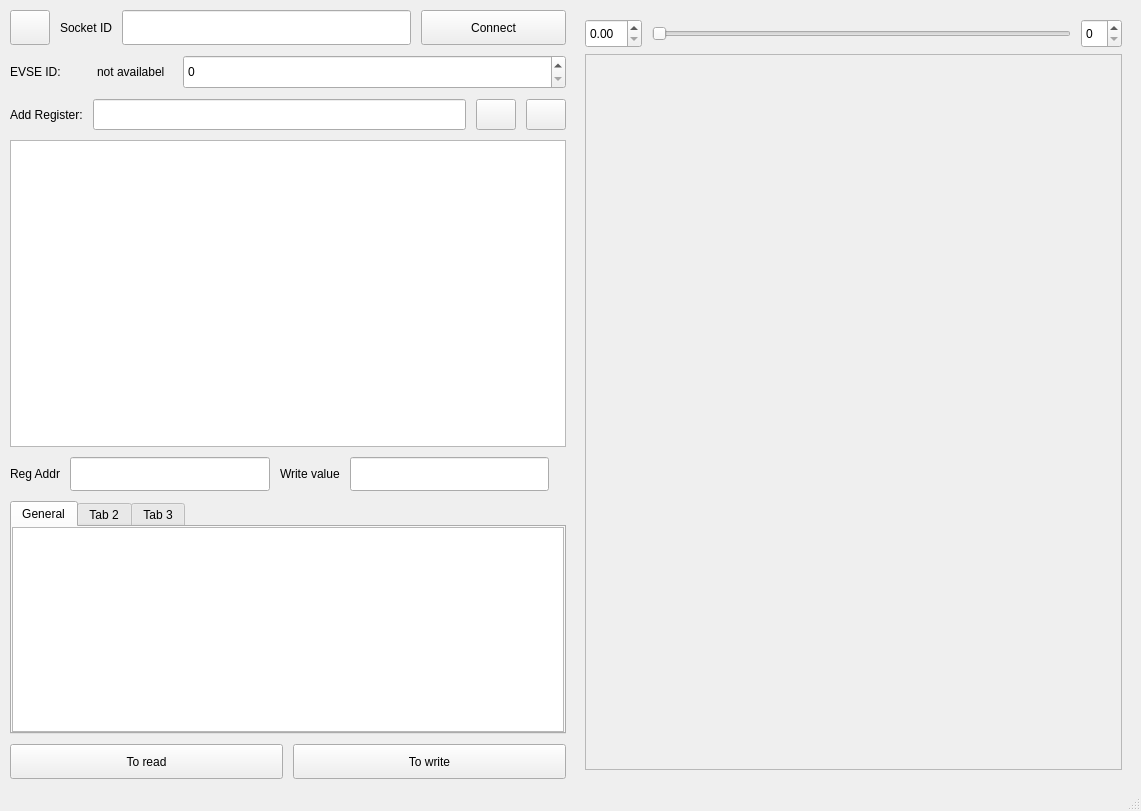
<?xml version="1.0" encoding="UTF-8"?>
<ui version="4.0">
 <class>MainWindow</class>
 <widget class="QMainWindow" name="MainWindow">
  <property name="geometry">
   <rect>
    <x>0</x>
    <y>0</y>
    <width>1141</width>
    <height>811</height>
   </rect>
  </property>
  <property name="windowTitle">
   <string>MainWindow</string>
  </property>
  <widget class="QWidget" name="centralwidget">
   <property name="sizePolicy">
    <sizepolicy hsizetype="Expanding" vsizetype="Expanding">
     <horstretch>0</horstretch>
     <verstretch>0</verstretch>
    </sizepolicy>
   </property>
   <layout class="QHBoxLayout" name="horizontalLayout_7">
    <property name="spacing">
     <number>10</number>
    </property>
    <property name="leftMargin">
     <number>10</number>
    </property>
    <property name="topMargin">
     <number>10</number>
    </property>
    <property name="rightMargin">
     <number>10</number>
    </property>
    <property name="bottomMargin">
     <number>10</number>
    </property>
    <item>
     <widget class="QWidget" name="widget_9" native="true">
      <property name="sizePolicy">
       <sizepolicy hsizetype="Expanding" vsizetype="Expanding">
        <horstretch>100</horstretch>
        <verstretch>0</verstretch>
       </sizepolicy>
      </property>
      <layout class="QVBoxLayout" name="verticalLayout_2">
       <property name="spacing">
        <number>10</number>
       </property>
       <property name="leftMargin">
        <number>0</number>
       </property>
       <property name="topMargin">
        <number>0</number>
       </property>
       <property name="rightMargin">
        <number>0</number>
       </property>
       <property name="bottomMargin">
        <number>0</number>
       </property>
       <item>
        <widget class="QWidget" name="widget_8" native="true">
         <property name="sizePolicy">
          <sizepolicy hsizetype="Expanding" vsizetype="Expanding">
           <horstretch>0</horstretch>
           <verstretch>10</verstretch>
          </sizepolicy>
         </property>
         <layout class="QHBoxLayout" name="horizontalLayout_5">
          <property name="spacing">
           <number>10</number>
          </property>
          <property name="leftMargin">
           <number>0</number>
          </property>
          <property name="topMargin">
           <number>0</number>
          </property>
          <property name="rightMargin">
           <number>0</number>
          </property>
          <property name="bottomMargin">
           <number>0</number>
          </property>
          <item>
           <widget class="QPushButton" name="pb_shutdown">
            <property name="sizePolicy">
             <sizepolicy hsizetype="Expanding" vsizetype="Expanding">
              <horstretch>0</horstretch>
              <verstretch>0</verstretch>
             </sizepolicy>
            </property>
            <property name="cursor">
             <cursorShape>PointingHandCursor</cursorShape>
            </property>
            <property name="text">
             <string/>
            </property>
           </widget>
          </item>
          <item>
           <widget class="QLabel" name="label_4">
            <property name="sizePolicy">
             <sizepolicy hsizetype="Expanding" vsizetype="Expanding">
              <horstretch>0</horstretch>
              <verstretch>0</verstretch>
             </sizepolicy>
            </property>
            <property name="text">
             <string>Socket ID</string>
            </property>
           </widget>
          </item>
          <item>
           <widget class="QLineEdit" name="le_socket_id">
            <property name="sizePolicy">
             <sizepolicy hsizetype="Expanding" vsizetype="Expanding">
              <horstretch>100</horstretch>
              <verstretch>0</verstretch>
             </sizepolicy>
            </property>
           </widget>
          </item>
          <item>
           <widget class="QPushButton" name="pb_connect">
            <property name="sizePolicy">
             <sizepolicy hsizetype="Expanding" vsizetype="Expanding">
              <horstretch>50</horstretch>
              <verstretch>0</verstretch>
             </sizepolicy>
            </property>
            <property name="cursor">
             <cursorShape>PointingHandCursor</cursorShape>
            </property>
            <property name="text">
             <string>Connect</string>
            </property>
           </widget>
          </item>
         </layout>
        </widget>
       </item>
       <item>
        <widget class="QWidget" name="widget" native="true">
         <property name="sizePolicy">
          <sizepolicy hsizetype="Expanding" vsizetype="Expanding">
           <horstretch>0</horstretch>
           <verstretch>10</verstretch>
          </sizepolicy>
         </property>
         <layout class="QHBoxLayout" name="horizontalLayout_3">
          <property name="spacing">
           <number>10</number>
          </property>
          <property name="leftMargin">
           <number>0</number>
          </property>
          <property name="topMargin">
           <number>0</number>
          </property>
          <property name="rightMargin">
           <number>0</number>
          </property>
          <property name="bottomMargin">
           <number>0</number>
          </property>
          <item>
           <widget class="QLabel" name="label">
            <property name="sizePolicy">
             <sizepolicy hsizetype="Expanding" vsizetype="Expanding">
              <horstretch>20</horstretch>
              <verstretch>0</verstretch>
             </sizepolicy>
            </property>
            <property name="text">
             <string>EVSE ID:</string>
            </property>
           </widget>
          </item>
          <item>
           <widget class="QLabel" name="lb_modbus_id_available">
            <property name="sizePolicy">
             <sizepolicy hsizetype="Expanding" vsizetype="Expanding">
              <horstretch>20</horstretch>
              <verstretch>0</verstretch>
             </sizepolicy>
            </property>
            <property name="text">
             <string>not availabel</string>
            </property>
           </widget>
          </item>
          <item>
           <widget class="QSpinBox" name="sp_modbus_id">
            <property name="sizePolicy">
             <sizepolicy hsizetype="Expanding" vsizetype="Expanding">
              <horstretch>100</horstretch>
              <verstretch>0</verstretch>
             </sizepolicy>
            </property>
           </widget>
          </item>
         </layout>
        </widget>
       </item>
       <item>
        <widget class="QWidget" name="widget_5" native="true">
         <property name="sizePolicy">
          <sizepolicy hsizetype="Expanding" vsizetype="Expanding">
           <horstretch>0</horstretch>
           <verstretch>100</verstretch>
          </sizepolicy>
         </property>
         <layout class="QVBoxLayout" name="verticalLayout_5">
          <property name="spacing">
           <number>10</number>
          </property>
          <property name="leftMargin">
           <number>0</number>
          </property>
          <property name="topMargin">
           <number>0</number>
          </property>
          <property name="rightMargin">
           <number>0</number>
          </property>
          <property name="bottomMargin">
           <number>0</number>
          </property>
          <item>
           <widget class="QWidget" name="widget_6" native="true">
            <property name="sizePolicy">
             <sizepolicy hsizetype="Expanding" vsizetype="Expanding">
              <horstretch>0</horstretch>
              <verstretch>10</verstretch>
             </sizepolicy>
            </property>
            <layout class="QHBoxLayout" name="horizontalLayout_4">
             <property name="spacing">
              <number>10</number>
             </property>
             <property name="leftMargin">
              <number>0</number>
             </property>
             <property name="topMargin">
              <number>0</number>
             </property>
             <property name="rightMargin">
              <number>0</number>
             </property>
             <property name="bottomMargin">
              <number>0</number>
             </property>
             <item>
              <widget class="QLabel" name="label_6">
               <property name="sizePolicy">
                <sizepolicy hsizetype="Expanding" vsizetype="Expanding">
                 <horstretch>0</horstretch>
                 <verstretch>0</verstretch>
                </sizepolicy>
               </property>
               <property name="text">
                <string>Add Register:</string>
               </property>
              </widget>
             </item>
             <item>
              <widget class="QLineEdit" name="le_add_register">
               <property name="sizePolicy">
                <sizepolicy hsizetype="Expanding" vsizetype="Expanding">
                 <horstretch>100</horstretch>
                 <verstretch>0</verstretch>
                </sizepolicy>
               </property>
              </widget>
             </item>
             <item>
              <widget class="QPushButton" name="pb_add">
               <property name="sizePolicy">
                <sizepolicy hsizetype="Expanding" vsizetype="Expanding">
                 <horstretch>0</horstretch>
                 <verstretch>0</verstretch>
                </sizepolicy>
               </property>
               <property name="cursor">
                <cursorShape>PointingHandCursor</cursorShape>
               </property>
               <property name="text">
                <string/>
               </property>
              </widget>
             </item>
             <item>
              <widget class="QPushButton" name="pb_remove">
               <property name="sizePolicy">
                <sizepolicy hsizetype="Expanding" vsizetype="Expanding">
                 <horstretch>0</horstretch>
                 <verstretch>0</verstretch>
                </sizepolicy>
               </property>
               <property name="cursor">
                <cursorShape>PointingHandCursor</cursorShape>
               </property>
               <property name="text">
                <string/>
               </property>
              </widget>
             </item>
            </layout>
           </widget>
          </item>
          <item>
           <widget class="QTableWidget" name="tableWidget_all_register">
            <property name="sizePolicy">
             <sizepolicy hsizetype="Expanding" vsizetype="Expanding">
              <horstretch>0</horstretch>
              <verstretch>100</verstretch>
             </sizepolicy>
            </property>
           </widget>
          </item>
         </layout>
        </widget>
       </item>
       <item>
        <widget class="QWidget" name="widget_3" native="true">
         <property name="sizePolicy">
          <sizepolicy hsizetype="Expanding" vsizetype="Expanding">
           <horstretch>0</horstretch>
           <verstretch>10</verstretch>
          </sizepolicy>
         </property>
         <layout class="QHBoxLayout" name="horizontalLayout">
          <property name="spacing">
           <number>10</number>
          </property>
          <property name="leftMargin">
           <number>0</number>
          </property>
          <property name="topMargin">
           <number>0</number>
          </property>
          <property name="rightMargin">
           <number>0</number>
          </property>
          <property name="bottomMargin">
           <number>0</number>
          </property>
          <item>
           <widget class="QLabel" name="label_2">
            <property name="sizePolicy">
             <sizepolicy hsizetype="Expanding" vsizetype="Expanding">
              <horstretch>0</horstretch>
              <verstretch>0</verstretch>
             </sizepolicy>
            </property>
            <property name="text">
             <string>Reg Addr</string>
            </property>
           </widget>
          </item>
          <item>
           <widget class="QLineEdit" name="le_register_address">
            <property name="sizePolicy">
             <sizepolicy hsizetype="Expanding" vsizetype="Expanding">
              <horstretch>100</horstretch>
              <verstretch>0</verstretch>
             </sizepolicy>
            </property>
           </widget>
          </item>
          <item>
           <widget class="QLabel" name="label_3">
            <property name="sizePolicy">
             <sizepolicy hsizetype="Expanding" vsizetype="Expanding">
              <horstretch>0</horstretch>
              <verstretch>0</verstretch>
             </sizepolicy>
            </property>
            <property name="text">
             <string>Write value</string>
            </property>
           </widget>
          </item>
          <item>
           <widget class="QLineEdit" name="le_write_value">
            <property name="sizePolicy">
             <sizepolicy hsizetype="Expanding" vsizetype="Expanding">
              <horstretch>100</horstretch>
              <verstretch>0</verstretch>
             </sizepolicy>
            </property>
           </widget>
          </item>
          <item>
           <widget class="QLabel" name="lb_digit">
            <property name="text">
             <string/>
            </property>
           </widget>
          </item>
         </layout>
        </widget>
       </item>
       <item>
        <widget class="QWidget" name="widget_2" native="true">
         <property name="sizePolicy">
          <sizepolicy hsizetype="Expanding" vsizetype="Expanding">
           <horstretch>0</horstretch>
           <verstretch>80</verstretch>
          </sizepolicy>
         </property>
         <layout class="QVBoxLayout" name="verticalLayout">
          <property name="spacing">
           <number>10</number>
          </property>
          <property name="leftMargin">
           <number>0</number>
          </property>
          <property name="topMargin">
           <number>0</number>
          </property>
          <property name="rightMargin">
           <number>0</number>
          </property>
          <property name="bottomMargin">
           <number>0</number>
          </property>
          <item>
           <widget class="QTabWidget" name="tabWidget">
            <property name="sizePolicy">
             <sizepolicy hsizetype="Expanding" vsizetype="Expanding">
              <horstretch>0</horstretch>
              <verstretch>100</verstretch>
             </sizepolicy>
            </property>
            <property name="currentIndex">
             <number>0</number>
            </property>
            <widget class="QWidget" name="page_General">
             <property name="sizePolicy">
              <sizepolicy hsizetype="Expanding" vsizetype="Expanding">
               <horstretch>0</horstretch>
               <verstretch>0</verstretch>
              </sizepolicy>
             </property>
             <attribute name="title">
              <string>General</string>
             </attribute>
             <layout class="QVBoxLayout" name="verticalLayout_3">
              <property name="spacing">
               <number>0</number>
              </property>
              <property name="leftMargin">
               <number>0</number>
              </property>
              <property name="topMargin">
               <number>0</number>
              </property>
              <property name="rightMargin">
               <number>0</number>
              </property>
              <property name="bottomMargin">
               <number>0</number>
              </property>
              <item>
               <widget class="QTextBrowser" name="tb_all_data_info">
                <property name="sizePolicy">
                 <sizepolicy hsizetype="Expanding" vsizetype="Expanding">
                  <horstretch>0</horstretch>
                  <verstretch>0</verstretch>
                 </sizepolicy>
                </property>
               </widget>
              </item>
             </layout>
            </widget>
            <widget class="QWidget" name="tab_3">
             <attribute name="title">
              <string>Tab 2</string>
             </attribute>
            </widget>
            <widget class="QWidget" name="tab_2">
             <property name="sizePolicy">
              <sizepolicy hsizetype="Expanding" vsizetype="Expanding">
               <horstretch>0</horstretch>
               <verstretch>0</verstretch>
              </sizepolicy>
             </property>
             <attribute name="title">
              <string>Tab 3</string>
             </attribute>
            </widget>
           </widget>
          </item>
          <item>
           <widget class="QWidget" name="widget_4" native="true">
            <property name="sizePolicy">
             <sizepolicy hsizetype="Expanding" vsizetype="Expanding">
              <horstretch>0</horstretch>
              <verstretch>15</verstretch>
             </sizepolicy>
            </property>
            <layout class="QHBoxLayout" name="horizontalLayout_2">
             <property name="spacing">
              <number>10</number>
             </property>
             <property name="leftMargin">
              <number>0</number>
             </property>
             <property name="topMargin">
              <number>0</number>
             </property>
             <property name="rightMargin">
              <number>0</number>
             </property>
             <property name="bottomMargin">
              <number>0</number>
             </property>
             <item>
              <widget class="QPushButton" name="pb_read">
               <property name="sizePolicy">
                <sizepolicy hsizetype="Expanding" vsizetype="Expanding">
                 <horstretch>0</horstretch>
                 <verstretch>0</verstretch>
                </sizepolicy>
               </property>
               <property name="cursor">
                <cursorShape>PointingHandCursor</cursorShape>
               </property>
               <property name="text">
                <string>To read</string>
               </property>
              </widget>
             </item>
             <item>
              <widget class="QPushButton" name="pb_write">
               <property name="sizePolicy">
                <sizepolicy hsizetype="Expanding" vsizetype="Expanding">
                 <horstretch>0</horstretch>
                 <verstretch>0</verstretch>
                </sizepolicy>
               </property>
               <property name="cursor">
                <cursorShape>PointingHandCursor</cursorShape>
               </property>
               <property name="text">
                <string>To write</string>
               </property>
              </widget>
             </item>
            </layout>
           </widget>
          </item>
         </layout>
        </widget>
       </item>
      </layout>
     </widget>
    </item>
    <item>
     <widget class="QWidget" name="widget_right" native="true">
      <property name="sizePolicy">
       <sizepolicy hsizetype="Expanding" vsizetype="Expanding">
        <horstretch>100</horstretch>
        <verstretch>0</verstretch>
       </sizepolicy>
      </property>
      <layout class="QVBoxLayout" name="verticalLayout_4">
       <item>
        <widget class="QWidget" name="widget_7" native="true">
         <property name="sizePolicy">
          <sizepolicy hsizetype="Expanding" vsizetype="Expanding">
           <horstretch>0</horstretch>
           <verstretch>4</verstretch>
          </sizepolicy>
         </property>
         <layout class="QHBoxLayout" name="horizontalLayout_6">
          <property name="spacing">
           <number>10</number>
          </property>
          <property name="leftMargin">
           <number>0</number>
          </property>
          <property name="topMargin">
           <number>0</number>
          </property>
          <property name="rightMargin">
           <number>0</number>
          </property>
          <property name="bottomMargin">
           <number>0</number>
          </property>
          <item>
           <widget class="QDoubleSpinBox" name="dsb_PDF">
            <property name="sizePolicy">
             <sizepolicy hsizetype="Expanding" vsizetype="Expanding">
              <horstretch>0</horstretch>
              <verstretch>0</verstretch>
             </sizepolicy>
            </property>
           </widget>
          </item>
          <item>
           <widget class="QSlider" name="hSlider_pdf">
            <property name="sizePolicy">
             <sizepolicy hsizetype="Expanding" vsizetype="Expanding">
              <horstretch>100</horstretch>
              <verstretch>0</verstretch>
             </sizepolicy>
            </property>
            <property name="orientation">
             <enum>Qt::Horizontal</enum>
            </property>
           </widget>
          </item>
          <item>
           <widget class="QSpinBox" name="sb_pdf">
            <property name="sizePolicy">
             <sizepolicy hsizetype="Expanding" vsizetype="Expanding">
              <horstretch>0</horstretch>
              <verstretch>0</verstretch>
             </sizepolicy>
            </property>
           </widget>
          </item>
         </layout>
        </widget>
       </item>
       <item>
        <widget class="QScrollArea" name="scrollArea">
         <property name="sizePolicy">
          <sizepolicy hsizetype="Expanding" vsizetype="Expanding">
           <horstretch>0</horstretch>
           <verstretch>100</verstretch>
          </sizepolicy>
         </property>
         <property name="widgetResizable">
          <bool>true</bool>
         </property>
         <widget class="QWidget" name="scrollAreaWidgetContents">
          <property name="geometry">
           <rect>
            <x>0</x>
            <y>0</y>
            <width>535</width>
            <height>692</height>
           </rect>
          </property>
          <layout class="QVBoxLayout" name="verticalLayout_6">
           <item>
            <widget class="QLabel" name="lb_PDF">
             <property name="sizePolicy">
              <sizepolicy hsizetype="Expanding" vsizetype="Expanding">
               <horstretch>0</horstretch>
               <verstretch>100</verstretch>
              </sizepolicy>
             </property>
             <property name="text">
              <string/>
             </property>
            </widget>
           </item>
          </layout>
         </widget>
        </widget>
       </item>
      </layout>
     </widget>
    </item>
   </layout>
  </widget>
  <widget class="QMenuBar" name="menubar">
   <property name="geometry">
    <rect>
     <x>0</x>
     <y>0</y>
     <width>1141</width>
     <height>23</height>
    </rect>
   </property>
  </widget>
  <widget class="QStatusBar" name="statusbar"/>
 </widget>
 <resources/>
 <connections/>
</ui>
